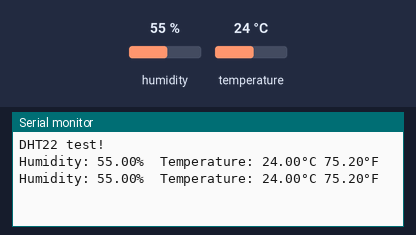
Recording of a program running on a simulated ESP32. Parts: the last lines printed to the serial monitor. The inputs (shaded band) are chosen by the test bench; at power-on: humidity 55 %, temperature 24 °C.

Above: at 4.8 s.
4.9 s: humidity set to 22 %
At 7.4 s:
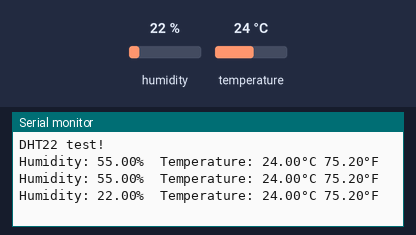
7.9 s: temperature set to 12 °C
At 9.2 s:
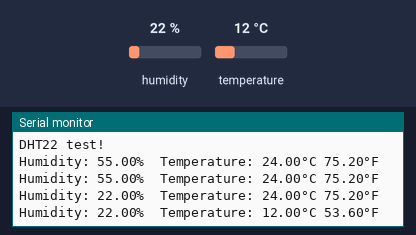
10.9 s: humidity set to 40 %
At 12.6 s:
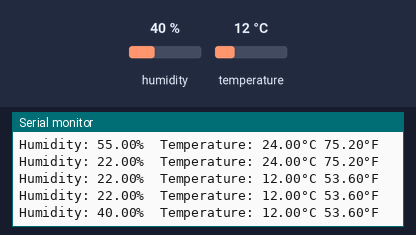
Timing chart, 0 to 14.1 s (numbered marks = the images above; inputs shaded):
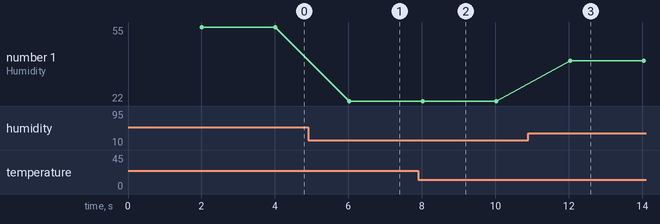

Measured:
- after the input at 4.9 s, the serial monitor: prints a new line after 1.1 s (image 1)
- after the input at 7.9 s, the serial monitor: prints a new line after 0.12 s (image 2)
- after the input at 10.9 s, the serial monitor: prints a new line after 1.1 s (image 3)
- plotted number 1: 55 → 22 after the input at 4.9 s, 22 → 40 after the input at 10.9 s

The program:

main.cpp
```cpp
#include <Arduino.h>

#include "DHT.h"

#define DHTPIN 4 // Digital pin connected to the DHT sensor

// #define DHTTYPE DHT11   // DHT 11
#define DHTTYPE DHT22 // DHT 22

DHT dht(DHTPIN, DHTTYPE);

void setup()
{
    Serial.begin(115200);
    Serial.println(F("DHT22 test!")); // change type DHT

    dht.begin();
}

void loop()
{
    delay(2000);

    float h = dht.readHumidity();
    float t = dht.readTemperature();
    float f = dht.readTemperature(true);

    if (isnan(h) || isnan(t) || isnan(f))
    {
        Serial.println(F("Failed to read from DHT sensor!"));
        return;
    }

    Serial.print(F("Humidity: "));
    Serial.print(h);
    Serial.print(F("%  Temperature: "));
    Serial.print(t);
    Serial.print(F("°C "));
    Serial.print(f);
    Serial.println(F("°F "));
}
```
